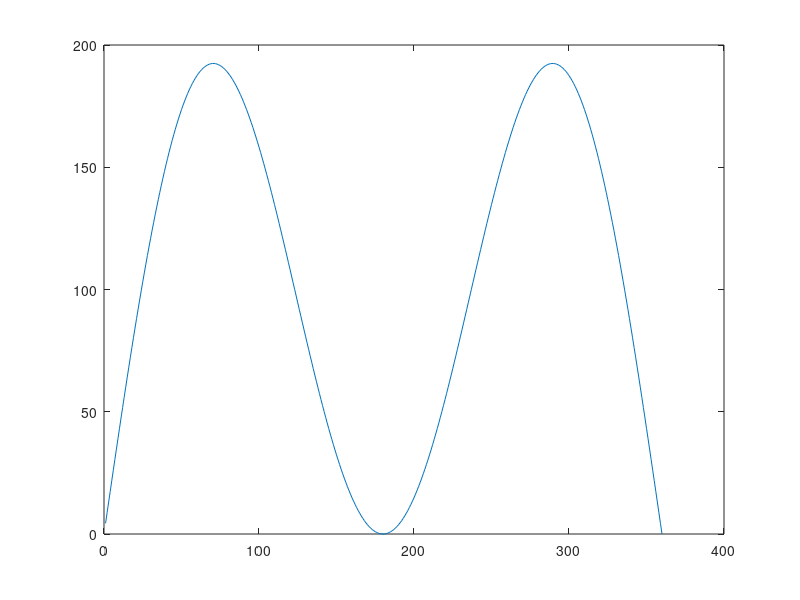

Reproduce this figure in MATLAB.
clear all
clc
l1=input('Enter Value for Link 1: ');
l2=input('Enter Value for Link 2: ');
l3=input('Enter Value for Link 3: ');
for i=1:360;
    w(i)=((l2*l3)*(sqrt((l2^2)+(l3^2)+(2*l2*l3*cosd(i))))*abs(sind(i)));
end 
plot(w);
theta3=acosd((sqrt(((l2^2)+(l3^2))^2+(12*(l2^2)*(l3^2)))-((l2^2)+(l3^2)))/(6*l2*l3))
W=((l2*l3)*(sqrt((l2^2)+(l3^2)+(2*l2^2*l3^2*cosd(theta3))))*abs(sind(theta3)));
fprintf('Value of Theta3: %d',theta3);
fprintf('\nValue of W: %d\n',W);